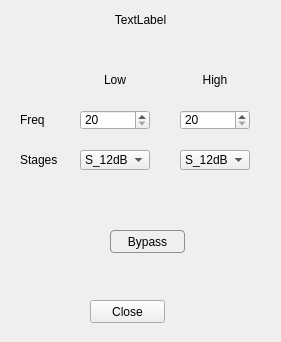
<?xml version="1.0" encoding="UTF-8"?>
<ui version="4.0">
 <class>Amp_4_4_xover</class>
 <widget class="QDialog" name="Amp_4_4_xover">
  <property name="geometry">
   <rect>
    <x>0</x>
    <y>0</y>
    <width>281</width>
    <height>342</height>
   </rect>
  </property>
  <property name="windowTitle">
   <string>Dialog</string>
  </property>
  <widget class="QLabel" name="head">
   <property name="geometry">
    <rect>
     <x>0</x>
     <y>10</y>
     <width>281</width>
     <height>20</height>
    </rect>
   </property>
   <property name="text">
    <string>TextLabel</string>
   </property>
   <property name="alignment">
    <set>Qt::AlignCenter</set>
   </property>
  </widget>
  <widget class="QWidget" name="widget" native="true">
   <property name="geometry">
    <rect>
     <x>0</x>
     <y>40</y>
     <width>281</width>
     <height>241</height>
    </rect>
   </property>
   <property name="styleSheet">
    <string notr="true">QPushButton {
     border: 1px solid #8f8f91;
     border-radius: 4px;
     background-color: qlineargradient(x1: 0, y1: 0, x2: 0, y2: 1,
                                       stop: 0 #f6f7fa, stop: 1 #dadbde);
 }

 QPushButton:pressed {
     background-color: qlineargradient(x1: 0, y1: 0, x2: 0, y2: 1,
                                       stop: 0 #dadbde, stop: 1 #f6f7fa);
 }
QPushButton:checked{
	background-color: rgb(0, 178, 0);
}</string>
   </property>
   <widget class="QLabel" name="label_2">
    <property name="geometry">
     <rect>
      <x>80</x>
      <y>30</y>
      <width>70</width>
      <height>20</height>
     </rect>
    </property>
    <property name="text">
     <string>Low</string>
    </property>
    <property name="alignment">
     <set>Qt::AlignCenter</set>
    </property>
   </widget>
   <widget class="QLabel" name="label_3">
    <property name="geometry">
     <rect>
      <x>180</x>
      <y>30</y>
      <width>70</width>
      <height>20</height>
     </rect>
    </property>
    <property name="text">
     <string>High</string>
    </property>
    <property name="alignment">
     <set>Qt::AlignCenter</set>
    </property>
   </widget>
   <widget class="QLabel" name="label_4">
    <property name="geometry">
     <rect>
      <x>20</x>
      <y>70</y>
      <width>54</width>
      <height>20</height>
     </rect>
    </property>
    <property name="text">
     <string>Freq</string>
    </property>
   </widget>
   <widget class="QLabel" name="label_5">
    <property name="geometry">
     <rect>
      <x>20</x>
      <y>110</y>
      <width>54</width>
      <height>20</height>
     </rect>
    </property>
    <property name="text">
     <string>Stages</string>
    </property>
   </widget>
   <widget class="QComboBox" name="low_stages">
    <property name="geometry">
     <rect>
      <x>80</x>
      <y>110</y>
      <width>70</width>
      <height>20</height>
     </rect>
    </property>
    <item>
     <property name="text">
      <string>S_12dB</string>
     </property>
    </item>
    <item>
     <property name="text">
      <string>S_24dB</string>
     </property>
    </item>
    <item>
     <property name="text">
      <string>S_36dB</string>
     </property>
    </item>
    <item>
     <property name="text">
      <string>S_48dB</string>
     </property>
    </item>
   </widget>
   <widget class="QSpinBox" name="low_freq">
    <property name="geometry">
     <rect>
      <x>80</x>
      <y>70</y>
      <width>70</width>
      <height>20</height>
     </rect>
    </property>
    <property name="minimum">
     <number>20</number>
    </property>
    <property name="maximum">
     <number>20000</number>
    </property>
   </widget>
   <widget class="QSpinBox" name="high_freq">
    <property name="geometry">
     <rect>
      <x>180</x>
      <y>70</y>
      <width>70</width>
      <height>20</height>
     </rect>
    </property>
    <property name="minimum">
     <number>20</number>
    </property>
    <property name="maximum">
     <number>20000</number>
    </property>
   </widget>
   <widget class="QComboBox" name="high_stages">
    <property name="geometry">
     <rect>
      <x>180</x>
      <y>110</y>
      <width>70</width>
      <height>20</height>
     </rect>
    </property>
    <item>
     <property name="text">
      <string>S_12dB</string>
     </property>
    </item>
    <item>
     <property name="text">
      <string>S_24dB</string>
     </property>
    </item>
    <item>
     <property name="text">
      <string>S_36dB</string>
     </property>
    </item>
    <item>
     <property name="text">
      <string>S_48dB</string>
     </property>
    </item>
   </widget>
   <widget class="QPushButton" name="bypass">
    <property name="geometry">
     <rect>
      <x>110</x>
      <y>190</y>
      <width>75</width>
      <height>23</height>
     </rect>
    </property>
    <property name="text">
     <string>Bypass</string>
    </property>
    <property name="checkable">
     <bool>true</bool>
    </property>
   </widget>
  </widget>
  <widget class="QPushButton" name="close">
   <property name="geometry">
    <rect>
     <x>90</x>
     <y>300</y>
     <width>75</width>
     <height>23</height>
    </rect>
   </property>
   <property name="text">
    <string>Close</string>
   </property>
  </widget>
 </widget>
 <resources/>
 <connections/>
</ui>
